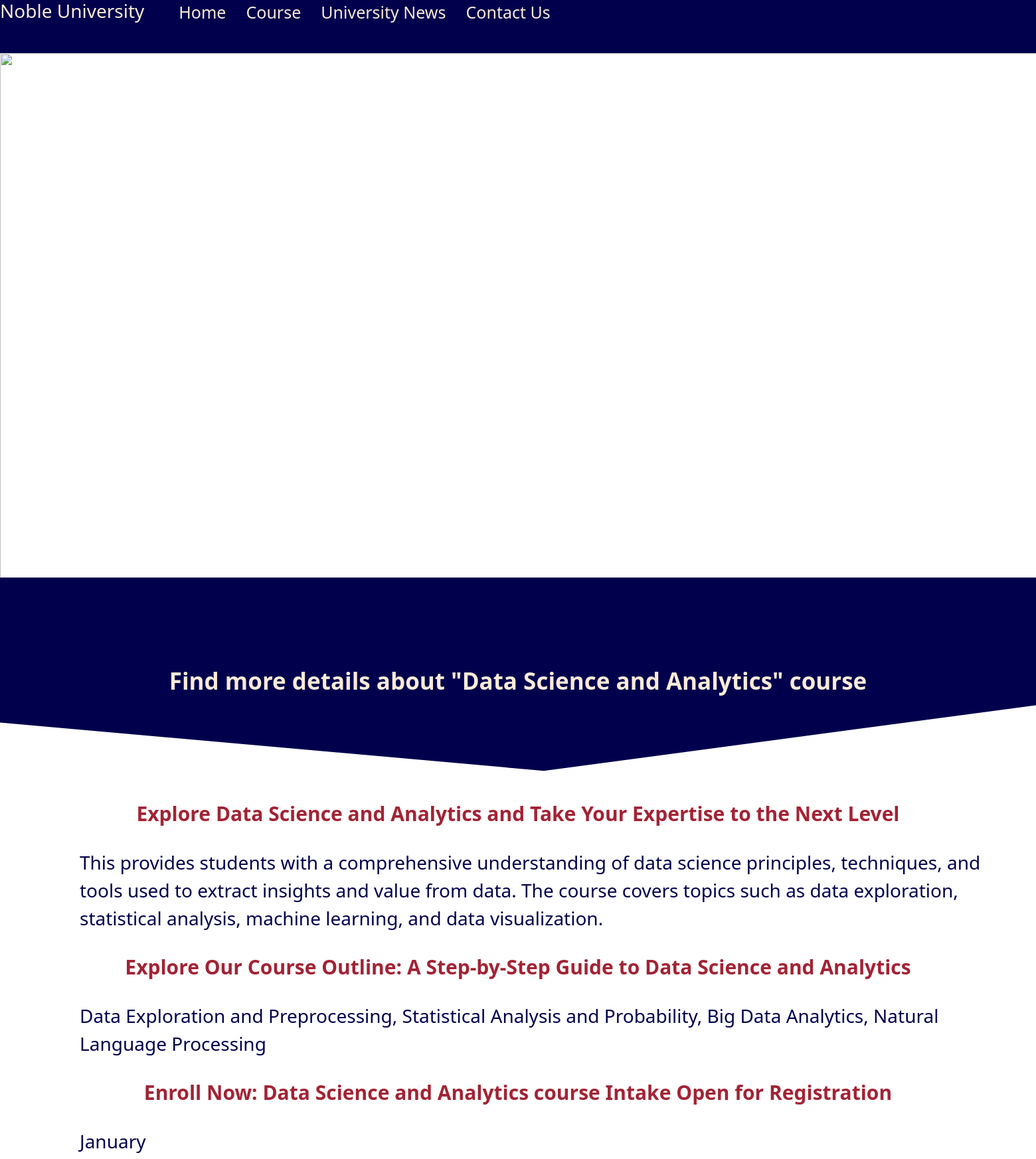
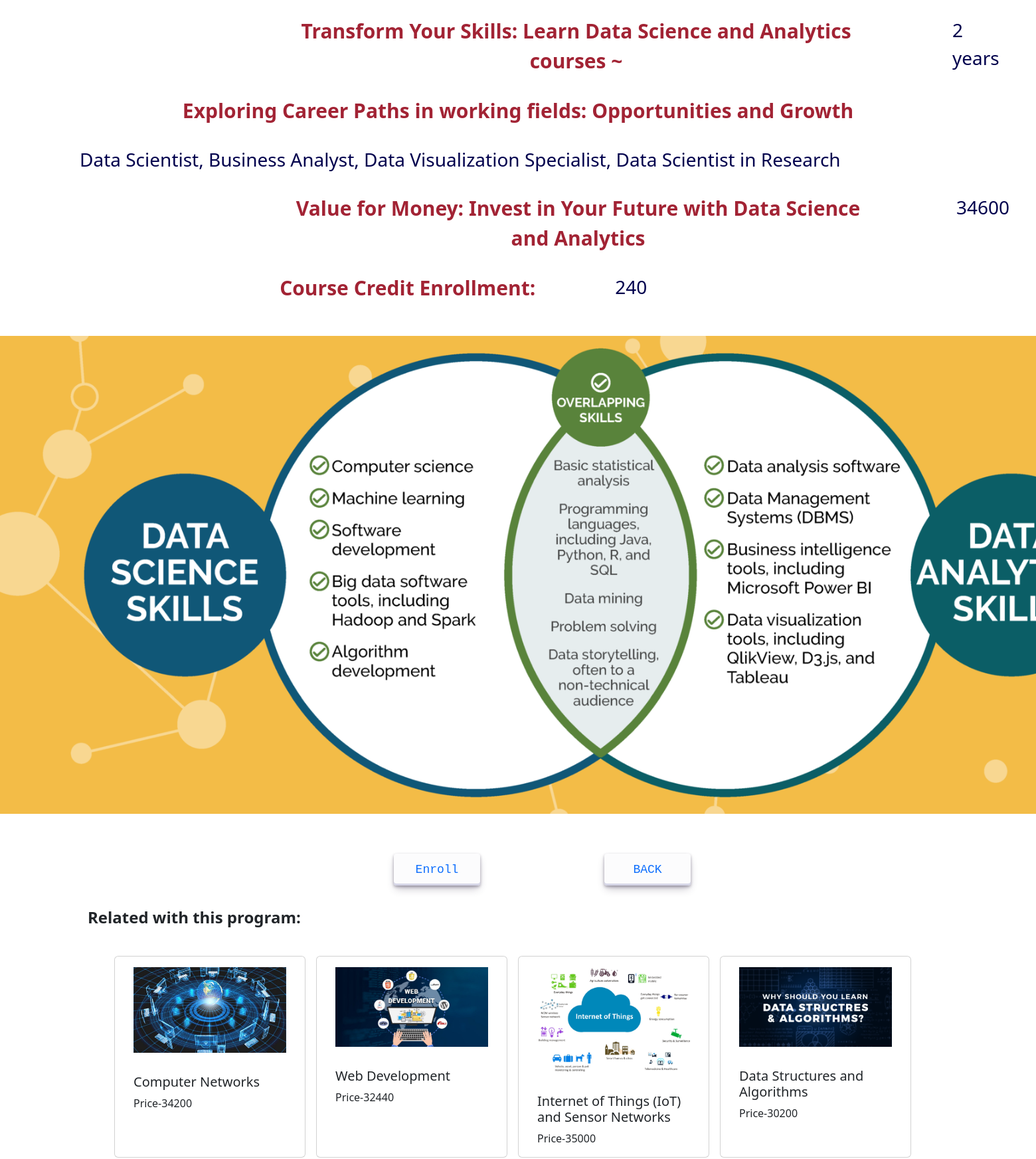
/coursedetail.php?deid=34 (upper part), run on the app's committed database (2 pictures, top to bottom).
### tables this page shows
CREATE TABLE `course` (
  `course_id` int(11) NOT NULL COMMENT 'course id, auto generated',
  `cat_id` int(11) NOT NULL COMMENT 'primary key of category table connecting courses underlying in related category',
  `course_credit` int(11) NOT NULL COMMENT 'credit of course',
  `course_name` varchar(1000) NOT NULL COMMENT 'course name',
  `course_intakes` varchar(1000) NOT NULL COMMENT 'opening intake of this course',
  `course_fee` int(100) NOT NULL COMMENT 'course fee',
  `course_duration` varchar(225) NOT NULL COMMENT 'duration teach for course',
  `course_description` mediumtext NOT NULL COMMENT 'description of course',
  `jobs` varchar(1000) NOT NULL COMMENT 'jobs which can apply after this course',
  `course_image` varchar(10000) NOT NULL COMMENT 'image of course',
  `course_outline` longtext NOT NULL COMMENT 'outline of course'
);

### coursedetail.php (the view, shortened to what this page needs)
<!DOCTYPE html>
<html lang="en">
<link rel="stylesheet" href="./node_modules/bootstrap/dist/css/bootstrap.css">
<head>
</head>
<body>
    <navigation>
        <h3>Noble University</h3>
        <ul>
            <li><a href="./Home.php">Home</a></li>
            <li><a href="./courses.php">Course</a></li>
            <li><a href="./repu.html">University News</a></li>
            <li><a href="./about.html">Contact Us</a></li>
            <li><a href="./exit.php" class="exit">Exit</a></li>
        </ul>
    </navigation>
    <img src="./uniimagge/screen-with-white-color-put-your-text-there-group-young-people-casual-clothes-working-modern-office.jpg"
        style="width:250vh;height:100vh;margin-top:80px;">
    <?php
    include "connection.php";
       $cat_id= $_SESSION['catid'];
    $deid = $_GET['deid'];
    $sql = $a->prepare("SELECT * FROM course WHERE course_id=$deid ");
    $sql->execute();
    $row = $sql->fetch(PDO::FETCH_ASSOC);
    extract($row);
    ?>
    <svg xmlns="http://www.w3.org/2000/svg" viewBox="0 0 1440 320" style="width:105%;">
        <path fill="#00004d" fill-opacity="1" d="M0,192L720,256L1440,160L1440,0L720,0L0,0Z"></path>
    </svg>
    <form method="post" action="enroll.php">
        <div class="Title"> Find more details about "<?php echo $course_name?>" course
        </div>
        <div>
            <div>
                <div class="destit" style="margin-top:150px;">Explore <?php echo $course_name?> and Take Your
                    Expertise to the Next
                    Level<br></div>
            </div>
            <div class="anser"> <?php echo $course_description?><br></div>
            <div>
                <div class="destit">Explore Our Course Outline: A Step-by-Step Guide to <?php echo $course_name?>
                    <br>
                </div>
            </div>
            <div class="anser"> <?php echo $course_outline?><br></div>
            <div>
                <div class="destit"> Enroll Now: <?php echo $course_name?> course Intake Open for Registration <br>
                </div>
            </div>
            <div class="anser"> <?php echo $course_intakes?><br></div>
            <div class="time">
                <div class="destit">Transform Your Skills: Learn <?php echo $course_name?> courses ~</div>
                <div class="anser"><?php echo $course_duration?></div>
            </div>
            <div>
                <div class="destit">Exploring Career Paths in working fields: Opportunities and Growth<br>
                </div>
            </div>
            <div class="anser"> <?php echo $jobs?><br></div>
            <div class="time">
                <div class="destit">Value for Money: Invest in Your Future with <?php echo $course_name?></div>
                <div class="anser"><?php echo $course_fee?></div>
            </div>
            <div>
                <div class="time">
                    <div class="destit">Course Credit Enrollment:
                    </div>
                    <div class="anser"><?php echo $course_credit?>
                    </div>
                </div>
            </div>
            <img src="./uniimagge/<?php echo $course_image?>" style="width:230vh; height:90vh;margin-top:20px;">
        </div>
        <div class="buttonn">
            <div class="btnn">
                <a href="./stulogin.php?eid=<?php echo $course_id;?>">Enroll</a>
            </div>
            <div class="btn">
                <a href="./courses.php" class="viewitemm">BACK</a>
            </div>
        </div>
    </form>
    <section class="otherpeople">
        <div class="container">
            <div class="row">
                <p><b class="fs-4"> Related with this program:</b></p>
                <section class="holiday col-12">
                    <section class="cards">
                        <div class="container">
                            <div class="container">
                                <div class="row d-flex justify-content-center">
                                    <span class="row flex-nowrap overflow-auto">
                                        <?php
                                                          $sql = $a->prepare("SELECT cat_id FROM course WHERE course_id=$deid");
                                                        $sql->execute();
                                                        $row = $sql->fetch(PDO::FETCH_ASSOC);
                                                        extract($row);
                                                        $cat = $cat_id;
                                                          $sql = $a->prepare("SELECT * FROM course WHERE cat_id=$cat AND course_id!=$deid ORDER BY RAND() LIMIT 5 ");
                                                            $sql->execute();
                                                         while( $row = $sql->fetch(PDO::FETCH_ASSOC))  {
                                                              extract($row);
                                                        ?>
                                        <div class="card ms-3 col-3 mt-4" style="width: 18rem;">
                                            <a href="./coursedetail.php?deid=<?php echo $course_id?>"
                                                class="text-decoration-none text-dark">
                                                <img src="./uniimagge/<?php echo $course_image?>"
                                                    class="card-img-top p-3">
                                                <div class="card-body">
                                                    <h5 class="card-title"><?php echo $course_name?></h5>
                                                    <p class="card-text">Price-<?php echo $course_fee?></p>
                                                </div>
                                            </a>
                                        </div>
                                        <?php
                                                         }
            ?>
                                    </span>
                                </div>
                            </div>
                        </div>
                    </section>
                </section>
            </div>
        </div>
    </section>
    <br>
</body>
</html>

### coursedetail.php (style rules this page uses)
body { margin: 0; padding: 0; overflow-x: hidden; }
navigation { display: flex; color: antiquewhite; height: 80px; position: fixed; font-size: 25px; width: 600vh; z-index: 100; background-color: #00004d; }
ul { display: flex; }
li { margin-right: 10px; text-decoration: none; list-style-type: none; }
li a { text-decoration: none; color: antiquewhite; margin-left: 20px; margin-top: 20px; }
svg { margin-top: -10px; }
.Title { text-align: center; color: antiquewhite; margin-top: -15%; font-size: 35px; font-weight: bolder; }
.destit { text-align: center; color: #A22334; margin-bottom: 30px; font-size: 30px; font-weight: bold; }
.anser { margin-bottom: 30px; font-size: 28px; color: #00004d; margin-left: 120px; margin-right: 40px; }
.time { display: flex; margin-left: 27%; }
.btn, .btnn { align-items: center; appearance: none; background-color: #FCFCFD; border-radius: 4px; border-width: 0; box-shadow: rgba(45, 35, 66, 0.4) 0 2px 4px, rgba(45, 35, 66, 0.3) 0 7px 13px -3px, #D6D6E7 0 -3px 0 inset; box-sizing: border-box; color: #36395A; cursor: pointer; display: inline-flex; font-family: "JetBrains Mono", monospace; height: 48px; justify-content: center; line-height: 1; list-style: none; overflow: hidden; padding-left: 16px; padding-right: 16px; position: relative; text-align: left; text-decoration: none; transition: box-shadow .15s, transform .15s; user-select: none; -webkit-user-select: none; touch-action: manipulation; white-space: nowrap; will-change: box-shadow, transform; font-size: 18px; }
.btn a, .btnn a { text-decoration: none; }
.btn { margin-left: 12%; width: 130px; }
.btnn { margin-left: 38%; width: 130px; }
.buttonn { display: flex; margin-top: 60px; margin-bottom: 30px; }

### data on the page
course: course_name "Data Science and Analytics", course_description "This provides students with a comprehensive understanding of data science principles, techniques, and tools used to extract insights and value from data. The course covers topics such as data exploration, statistical analysis, machine learning, and data visualization.", course_outline "Data Exploration and Preprocessing, Statistical Analysis and Probability, Big Data Analytics, Natural Language Processing", course_intakes "January", course_duration "2 years", jobs "Data Scientist, Business Analyst, Data Visualization Specialist, Data Scientist in Research", course_fee "34600", course_credit "240", course_image (picture)
course: course_image (picture), course_name "Computer Networks", course_fee "34200"
course: course_image (picture), course_name "Web Development", course_fee "32440"
course: course_image (picture), course_name "Internet of Things (IoT) and Sensor Networks", course_fee "35000"
course: course_image (picture), course_name "Data Structures and Algorithms", course_fee "30200"
